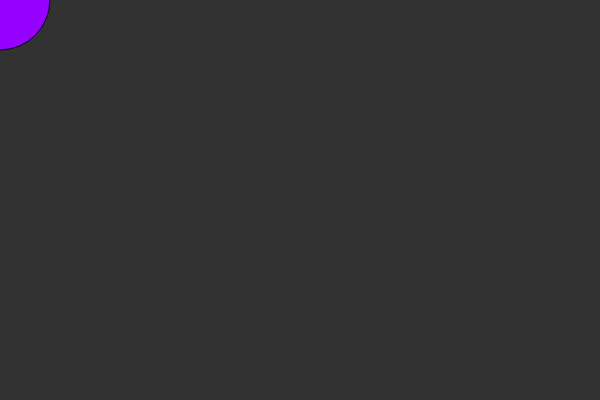
Frame 1 (no input)
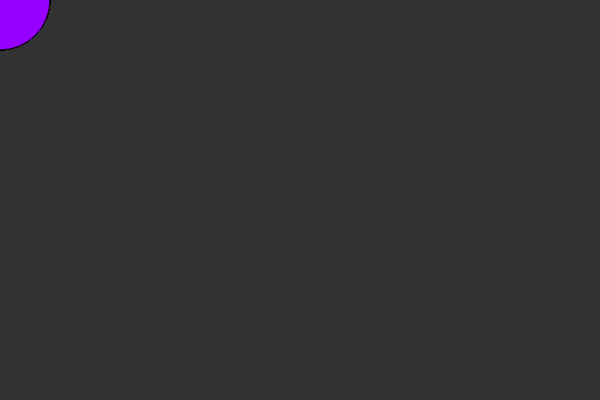
Frame 60 (no input)
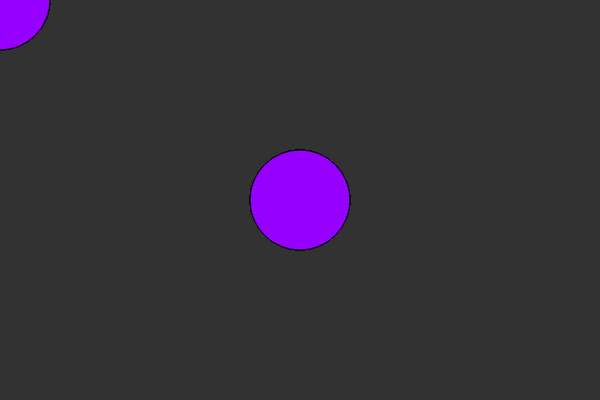
Frame 120 (the mouse pressed at the canvas centre since frame 60)

The p5.js sketch that drew these frames (run headless with seeded random() and noise() and a simulated clock; from frame 60 on, the mouse is pressed at the canvas centre):

// p5.js sketch
// ── sketch.js
var a = 50;
var b = 50;
var newHeight = a+b;

//setup functions executes once 
function setup (){
    createCanvas(600,400);
    background(50,50,50);
    a = 50;
    b = 50;
    newHeight = a+b;
}
function draw(){
    fill(150,0,255);
    ellipse(mouseX,mouseY,100,newHeight);
}
